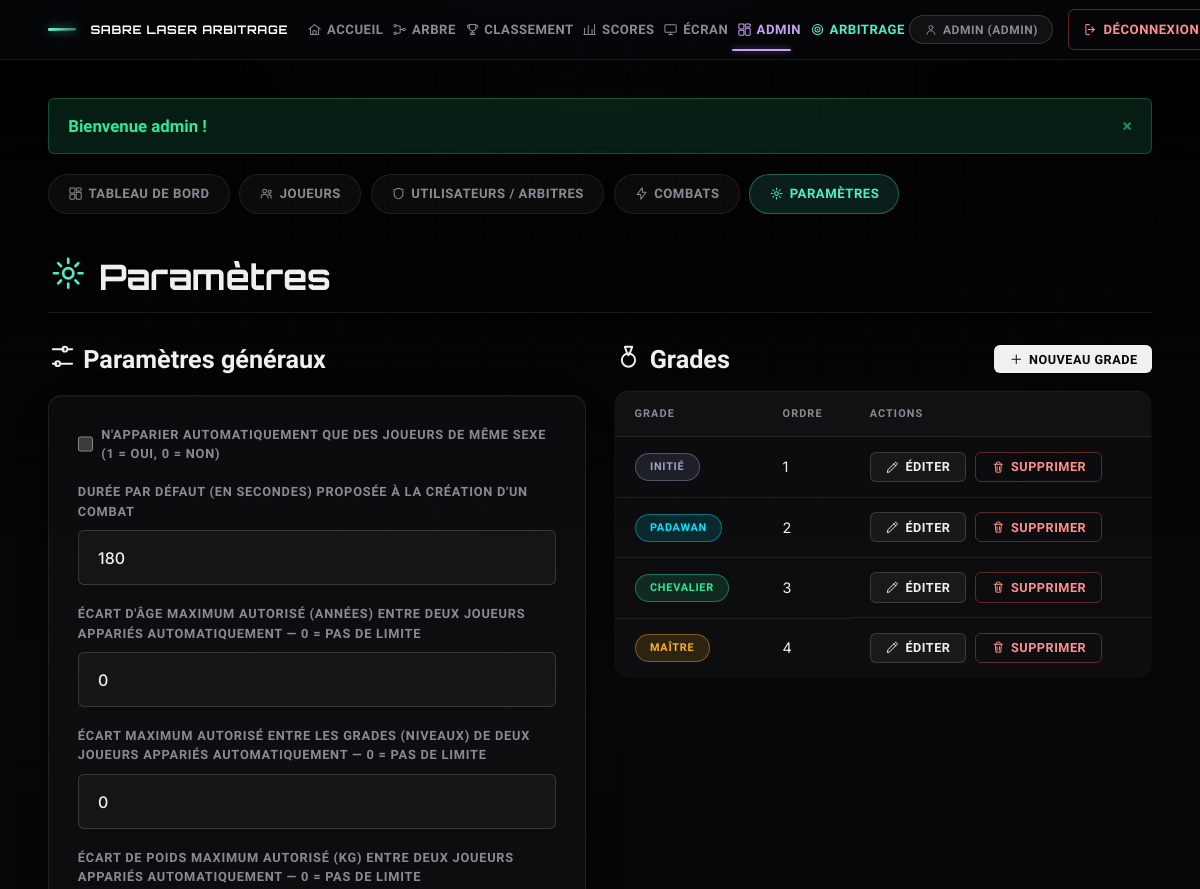
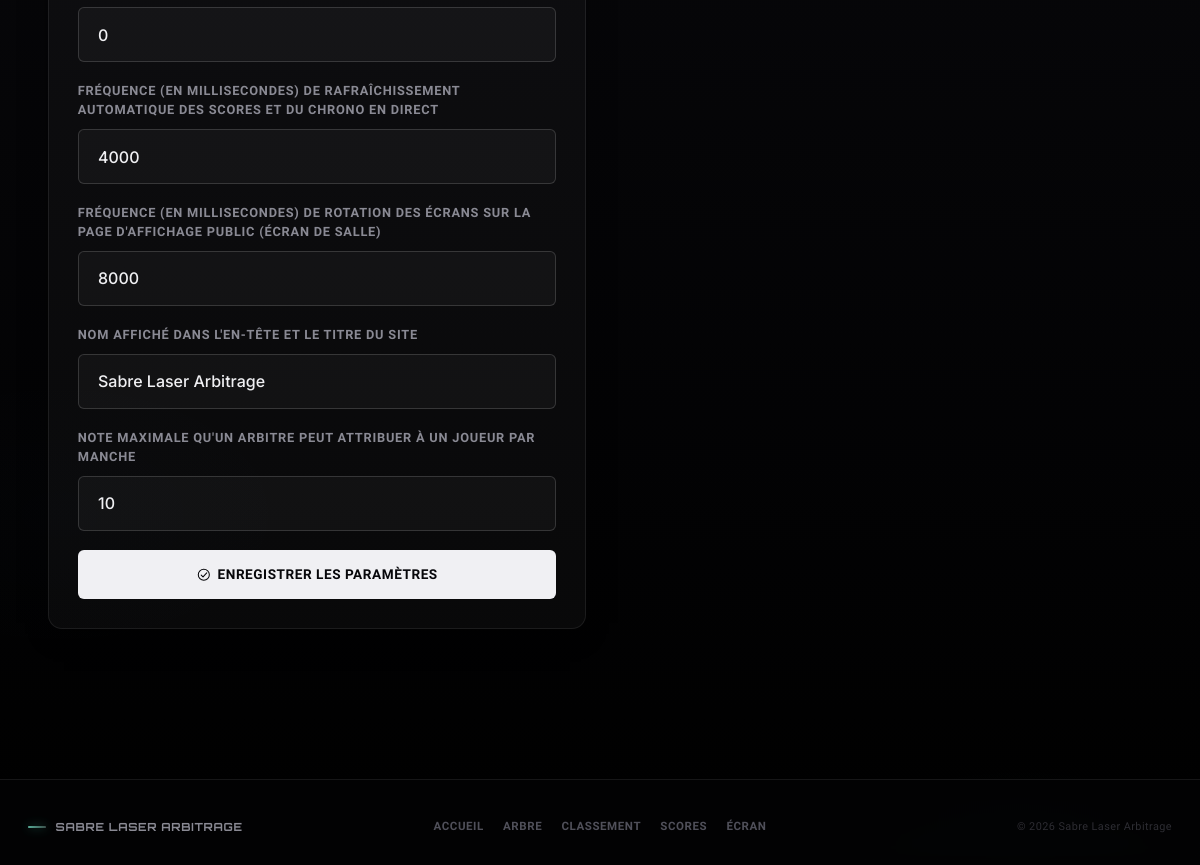
Page /admin/parametres.php (signed in) on the committed database (2 pictures, top to bottom).
### tables this page shows
CREATE TABLE IF NOT EXISTS parametres (
  cle VARCHAR(60) PRIMARY KEY,
  valeur VARCHAR(255) NOT NULL,
  description VARCHAR(255) DEFAULT NULL
);

CREATE TABLE IF NOT EXISTS grades (
  id INT AUTO_INCREMENT PRIMARY KEY,
  nom VARCHAR(60) NOT NULL UNIQUE,
  ordre INT NOT NULL DEFAULT 0,
  couleur VARCHAR(20) DEFAULT NULL COMMENT 'Couleur hexadécimale libre, ex. #00e5ff',
  created_at DATETIME DEFAULT CURRENT_TIMESTAMP
);

### includes/auth.php (called while the page is built, shortened)
<?php
function currentUser(): ?array
{
    return $_SESSION['user'] ?? null;
}
function csrfToken(): string
{
    return $_SESSION['csrf_token'];
}

### admin/parametres.php (the view, shortened to what this page needs)
<?php
require_once __DIR__ . '/../config/config.php';
$grades = getGrades($pdo);
$parametres = $pdo->query('SELECT * FROM parametres ORDER BY cle ASC')->fetchAll();
require __DIR__ . '/../includes/header.php';
require __DIR__ . '/_tabs.php';
?>
<h1><?= icon('settings') ?> Paramètres</h1>
<div class="grid grid-2">
    <div>
        <div class="section-title"><h2 id="heading-params"><?= icon('sliders') ?> Paramètres généraux</h2></div>
        <div class="card">
            <form method="post" action="parametres.php" aria-labelledby="heading-params">
                <?php
                $clesBooleennes = ['appariement_meme_sexe'];
                $clesMasquees   = ['retard_minutes'];
                ?>
                <?php foreach ($parametres as $p): if (in_array($p['cle'], $clesMasquees, true)) continue; ?>
                    <div class="field">
                        <?php if (in_array($p['cle'], $clesBooleennes, true)): ?>
                            <label style="display:flex;align-items:center;gap:.5rem;cursor:pointer;">
                                <input type="checkbox" name="param[<?= e($p['cle']) ?>]" value="1" <?= $p['valeur'] === '1' ? 'checked' : '' ?>>
                                <?= e($p['description'] ?: $p['cle']) ?>
                            </label>
                        <?php else: ?>
                            <label for="param_<?= e($p['cle']) ?>"><?= e($p['description'] ?: $p['cle']) ?></label>
                            <input type="text" id="param_<?= e($p['cle']) ?>" name="param[<?= e($p['cle']) ?>]" value="<?= e($p['valeur']) ?>">
                        <?php endif; ?>
                    </div>
                <?php endforeach; ?>
                <button type="submit"><?= icon('check-circle') ?> Enregistrer les paramètres</button>
            </form>
        </div>
    </div>
    <div>
        <div class="section-title" style="margin-bottom:var(--space-3);">
            <h2 id="heading-grades"><?= icon('medal') ?> Grades</h2>
            <a href="parametres.php?action=new_grade" class="btn btn-sm"><?= icon('plus') ?> Nouveau grade</a>
        </div>
        <div class="table-wrap">
            <table aria-labelledby="heading-grades">
                <thead><tr><th scope="col">Grade</th><th scope="col">Ordre</th><th scope="col">Actions</th></tr></thead>
                <tbody>
                <?php foreach ($grades as $g): ?>
                    <tr>
                        <td><span class="badge" style="background:<?= e($g['couleur'] ?: '#2a3358') ?>22;color:<?= e($g['couleur'] ?: 'var(--text)') ?>;border-color:<?= e($g['couleur'] ?: 'var(--border)') ?>66;"><?= e($g['nom']) ?></span></td>
                        <td><?= (int)$g['ordre'] ?></td>
                        <td class="actions-inline">
                            <a href="parametres.php?action=edit_grade&id=<?= $g['id'] ?>" class="btn btn-secondary btn-sm"><?= icon('edit') ?> Éditer</a>
                            <a href="parametres.php?action=delete_grade&id=<?= $g['id'] ?>&csrf=<?= e(csrfToken()) ?>"
                               class="btn btn-danger btn-sm"
                               data-confirm="Supprimer le grade «<?= e($g['nom']) ?>» ? Les joueurs qui l'ont perdront ce grade."
                               data-confirm-label="Supprimer" data-confirm-icon="🗑️"><?= icon('trash') ?> Supprimer</a>
                        </td>
                    </tr>
                <?php endforeach; ?>
                </tbody>
            </table>
        </div>
    </div>
</div>
<?php require __DIR__ . '/../includes/footer.php'; ?>

### includes/header.php (shortened to what this page needs)
<?php
$user = currentUser();
$nomApplication = getParametre($pdo, 'nom_application', 'Sabre Laser Arbitrage');
$currentScript = basename($_SERVER['SCRIPT_NAME']);
$currentDir = basename(dirname($_SERVER['SCRIPT_NAME']));
function navCurrent(string $script, ?string $dir = null): string
{
    global $currentScript, $currentDir;
    if ($dir !== null) {
        return $currentDir === $dir ? ' aria-current="page"' : '';
    }
    return ($currentScript === $script && $currentDir !== 'admin' && $currentDir !== 'arbitrage') ? ' aria-current="page"' : '';
}
?>
<!DOCTYPE html>
<html lang="fr">
<head>
<link rel="stylesheet" href="<?= BASE_URL ?>assets/css/style.css">
</head>
<body>
<div class="bg-fx" aria-hidden="true"></div>
<header class="topbar">
    <div class="topbar-inner">
        <a class="brand" href="<?= BASE_URL ?>index.php"><span class="brand-blade" aria-hidden="true"></span><?= e($nomApplication) ?></a>
            <?= icon('sliders') ?><span class="visually-hidden">Ouvrir le menu</span>
        <nav class="main-nav" id="main-nav" aria-label="Navigation principale">
            <a href="<?= BASE_URL ?>index.php"<?= navCurrent('index.php') ?>><?= icon('home') ?> Accueil</a>
            <a href="<?= BASE_URL ?>arbre.php"<?= navCurrent('arbre.php') ?>><?= icon('bracket') ?> Arbre</a>
            <a href="<?= BASE_URL ?>classement.php"<?= navCurrent('classement.php') ?>><?= icon('trophy') ?> Classement</a>
            <a href="<?= BASE_URL ?>scores.php"<?= navCurrent('scores.php') ?>><?= icon('chart') ?> Scores</a>
            <a href="<?= BASE_URL ?>ecran.php"<?= navCurrent('ecran.php') ?>><?= icon('monitor') ?> Écran</a>
            <?php if ($user): ?>
                <?php if ($user['role'] === 'admin'): ?>
                    <a href="<?= BASE_URL ?>admin/index.php"<?= navCurrent('', 'admin') ?> class="nav-admin"><?= icon('dashboard') ?> Admin</a>
                <?php endif; ?>
                <?php if (in_array($user['role'], ['admin', 'arbitre'], true)): ?>
                    <a href="<?= BASE_URL ?>arbitrage/index.php"<?= navCurrent('', 'arbitrage') ?> class="nav-arbitrage"><?= icon('target') ?> Arbitrage</a>
                <?php endif; ?>
                <span class="user-badge"><?= icon('user') ?> <?= e($user['username']) ?> (<?= e($user['role']) ?>)</span>
                <form method="post" action="<?= BASE_URL ?>logout.php" class="logout-form">
                    <button type="submit" class="btn-link"><?= icon('logout') ?> Déconnexion</button>
                </form>
            <?php else: ?>
                <a href="<?= BASE_URL ?>login.php"<?= navCurrent('login.php') ?>><?= icon('login') ?> Connexion</a>
                <a href="<?= BASE_URL ?>register.php"<?= navCurrent('register.php') ?> class="btn-link-alt"><?= icon('user-plus') ?> Créer un compte</a>
            <?php endif; ?>
        </nav>
    </div>
</header>
<main class="page-content" id="main-content">
    <?php foreach (getFlashes() as $flash): $__flashes[] = $flash; ?>
    <?php endforeach; ?>
<?php foreach ($__flashes ?? [] as $flash): ?>
    <div class="flash flash-<?= e($flash['type']) ?>" role="alert"><?= e($flash['message']) ?></div>
<?php endforeach; ?>

### includes/functions.php (shortened to what this page needs)
<?php
function e(?string $str): string
{
    return htmlspecialchars($str ?? '', ENT_QUOTES, 'UTF-8');
}
function icon(string $name, string $class = ''): string
{
    $cls = trim('icon ' . $class);
    return '<svg class="' . e($cls) . '" aria-hidden="true" focusable="false"><use href="#icon-' . e($name) . '"></use></svg>';
}
function getFlashes(): array
{
    $flashes = $_SESSION['flash'] ?? [];
    return $flashes;
}
    ?>
    <?php
function getTousLesParametres(PDO $pdo, bool $forceReload = false): array
{
    static $cache = null;
    if ($cache === null || $forceReload) {
        $cache = [];
        foreach ($pdo->query('SELECT cle, valeur FROM parametres')->fetchAll() as $row) {
            $cache[$row['cle']] = $row['valeur'];
        }
    }
    return $cache;
}
function getParametre(PDO $pdo, string $cle, string $defaut = ''): string
{
    $params = getTousLesParametres($pdo);
    return $params[$cle] ?? $defaut;
}
function getGrades(PDO $pdo): array
{
    return $pdo->query('SELECT * FROM grades ORDER BY ordre ASC, nom ASC')->fetchAll();
}

### admin/_tabs.php
<?php $current = basename($_SERVER['SCRIPT_NAME']); ?>
<nav class="tabs" aria-label="Sections d'administration">
    <a href="index.php"<?= $current === 'index.php' ? ' aria-current="page"' : '' ?>><?= icon('dashboard') ?> Tableau de bord</a>
    <a href="joueurs.php"<?= $current === 'joueurs.php' ? ' aria-current="page"' : '' ?>><?= icon('users') ?> Joueurs</a>
    <a href="users.php"<?= $current === 'users.php' ? ' aria-current="page"' : '' ?>><?= icon('shield') ?> Utilisateurs / Arbitres</a>
    <a href="combats.php"<?= $current === 'combats.php' ? ' aria-current="page"' : '' ?>><?= icon('bolt') ?> Combats</a>
    <a href="parametres.php"<?= $current === 'parametres.php' ? ' aria-current="page"' : '' ?>><?= icon('settings') ?> Paramètres</a>
</nav>

### includes/footer.php (shortened to what this page needs)
</main>
<footer class="footer">
    <div class="footer-inner">
        <a class="footer-brand" href="<?= BASE_URL ?>index.php">
            <span class="brand-blade" aria-hidden="true"></span>
            <?= e($nomApplication ?? 'Sabre Laser Arbitrage') ?>
        </a>
        <nav class="footer-nav" aria-label="Liens rapides">
            <a href="<?= BASE_URL ?>index.php">Accueil</a>
            <a href="<?= BASE_URL ?>arbre.php">Arbre</a>
            <a href="<?= BASE_URL ?>classement.php">Classement</a>
            <a href="<?= BASE_URL ?>scores.php">Scores</a>
            <a href="<?= BASE_URL ?>ecran.php">Écran</a>
        </nav>
        <p class="footer-copy">&copy; <?= date('Y') ?> <?= e($nomApplication ?? 'Sabre Laser Arbitrage') ?></p>
    </div>
</footer>
</body>
</html>

### rows in the picture
parametres: description "N'APPARIER AUTOMATIQUEMENT QUE DES JOUEURS DE MÊME SEXE (1 = OUI, 0 = NON)"
parametres: description "DURÉE PAR DÉFAUT (EN SECONDES) PROPOSÉE À LA CRÉATION D'UN COMBAT", valeur "180"
parametres: description "ÉCART D'ÂGE MAXIMUM AUTORISÉ (ANNÉES) ENTRE DEUX JOUEURS APPARIÉS AUTOMATIQUEMENT — 0 = PAS DE LIMITE", valeur "0"
parametres: description "ÉCART MAXIMUM AUTORISÉ ENTRE LES GRADES (NIVEAUX) DE DEUX JOUEURS APPARIÉS AUTOMATIQUEMENT — 0 = PAS DE LIMITE", valeur "0"
parametres: description "ÉCART DE POIDS MAXIMUM AUTORISÉ (KG) ENTRE DEUX JOUEURS APPARIÉS AUTOMATIQUEMENT — 0 = PAS DE LIMITE", valeur "0"
parametres: description "FRÉQUENCE (EN MILLISECONDES) DE RAFRAÎCHISSEMENT AUTOMATIQUE DES SCORES ET DU CHRONO EN DIRECT", valeur "4000"
parametres: description "FRÉQUENCE (EN MILLISECONDES) DE ROTATION DES ÉCRANS SUR LA PAGE D'AFFICHAGE PUBLIC (ÉCRAN DE SALLE)", valeur "8000"
parametres: description "NOM AFFICHÉ DANS L'EN-TÊTE ET LE TITRE DU SITE", valeur "Sabre Laser Arbitrage"
parametres: description "NOTE MAXIMALE QU'UN ARBITRE PEUT ATTRIBUER À UN JOUEUR PAR MANCHE", valeur "10"
grades: nom "INITIÉ", ordre "1"
grades: nom "PADAWAN", ordre "2"
grades: nom "CHEVALIER", ordre "3"
grades: nom "MAÎTRE", ordre "4"

### other values in the picture
$nomApplication "SABRE LASER ARBITRAGE"
$user['username'] "ADMIN"
$user['role'] "ADMIN"
$flash['message'] "Bienvenue admin !"
$nomApplication "Sabre Laser Arbitrage"
